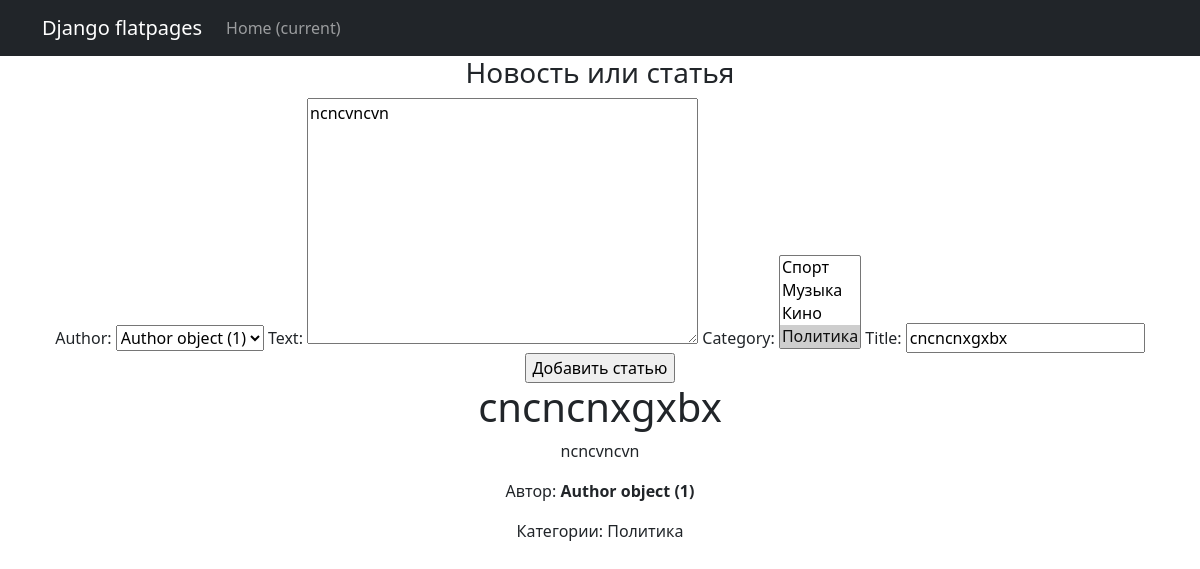
The page /news/15/edit (signed in) on the database its author committed.
### news/models.py (models this page shows, shortened)
class Post(models.Model):
    stat = 's'
    new = 'n'
    POST_TYPE = [
        (stat, "Статья"),
        (new, "Новость")
    ]
    author = models.ForeignKey(Author, on_delete=models.CASCADE)
    post_type = models.CharField(max_length=1, choices=POST_TYPE, default=stat)
    created = models.DateTimeField(auto_now_add=True)
    category = models.ManyToManyField(Category, through='PostCategory')
    title = models.CharField(max_length=256)
    text = models.TextField()
    rating = models.IntegerField(default=0)

class Author(models.Model):
    user = models.OneToOneField(User, on_delete=models.CASCADE)
    rating = models.IntegerField(default=0)

class Category(models.Model):
    name = models.CharField(max_length = 50, unique = True)
    subscribers = models.ManyToManyField(User, related_name='subscribed_categories')
    def __str__(self):
        return self.name

### news/views.py (the view)
# urls.py: path('<int:pk>/edit', PostUpdate.as_view(), name='post_update'),
class PostUpdate(LoginRequiredMixin, PermissionRequiredMixin, UpdateView):
    template_name = 'post_create.html'
    login_required = ('post_create')
    permission_required = ('news.change_post')
    form_class = PostForm
    def get_object(self, **kwargs):
        id = self.kwargs.get('pk')
        return Post.objects.get(pk=id)

### news/forms.py
class PostForm(ModelForm):
    class Meta:
        model = Post
        fields = ['author', 'text', 'category', 'title']

### templates/post_create.html (shortened to what this page needs)
{% extends 'flatpages/default.html' %}
{% block content %}
<h3>Новость или статья</h3>
<form method="POST">
    {{ form }}
    <input type="submit" value="Добавить статью">
</form>
<h1>{{ post.title }}</h1>
    <p>{{ post.text }}</p>
    <p>Автор: <b>{{ post.author }}</b></p>
    <div>Категории:
        {% for category in post.category.all %}
            {{ category.name }}
        {% endfor %} </div>
{% endblock content %}

### rows shown on the page
Post: author "Author object (1)", text "ncncvncvn", title "cncncnxgxbx"
Category: name "Политика"
